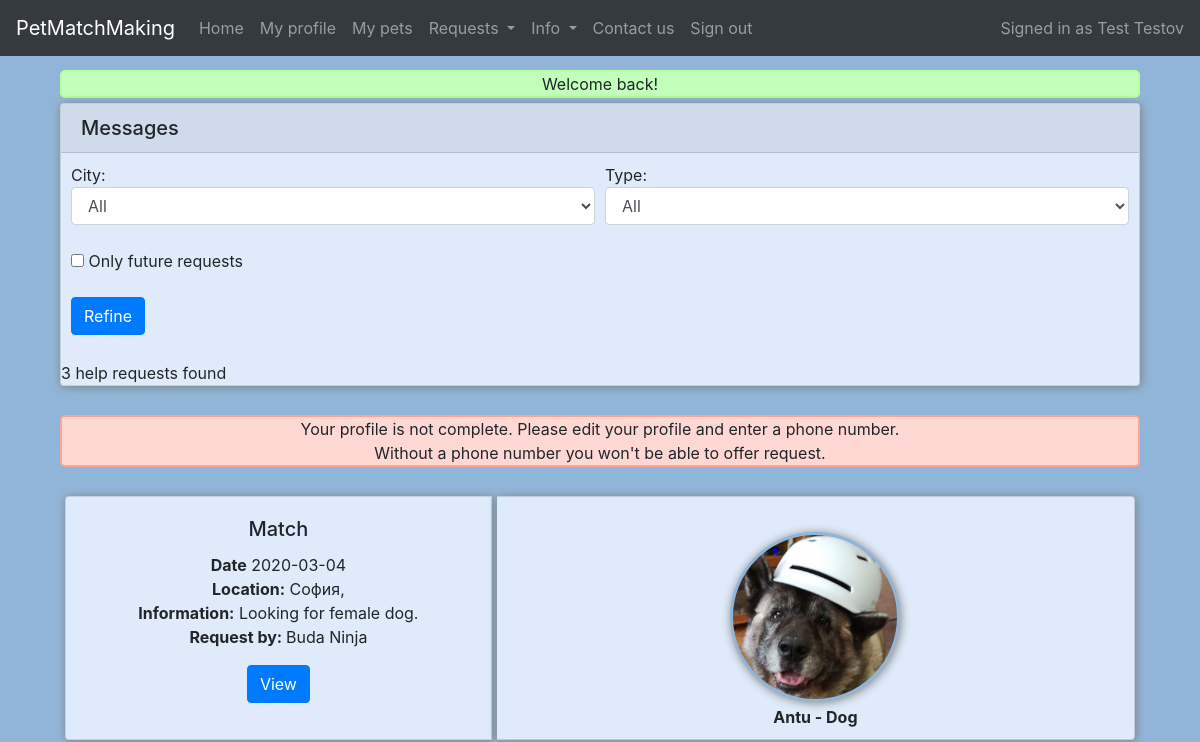
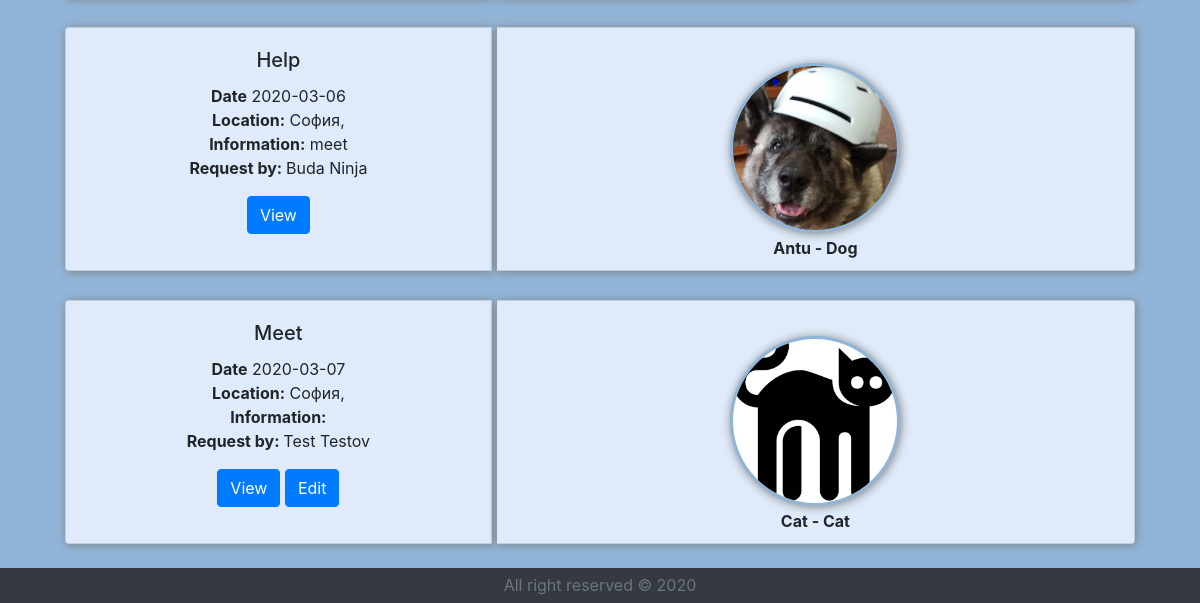
Before: /main.php (signed in) with the older database file (2 pictures, top to bottom).
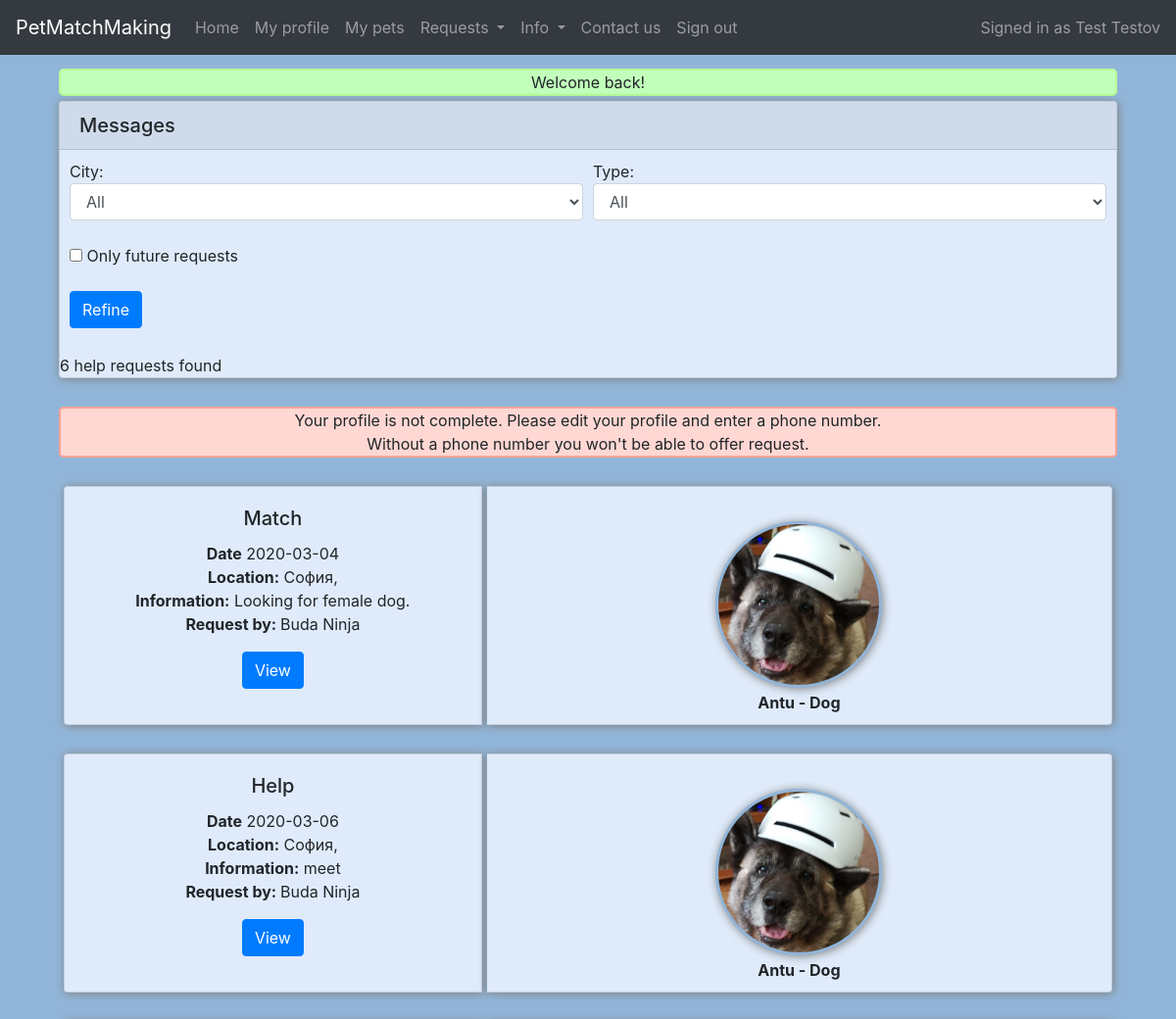
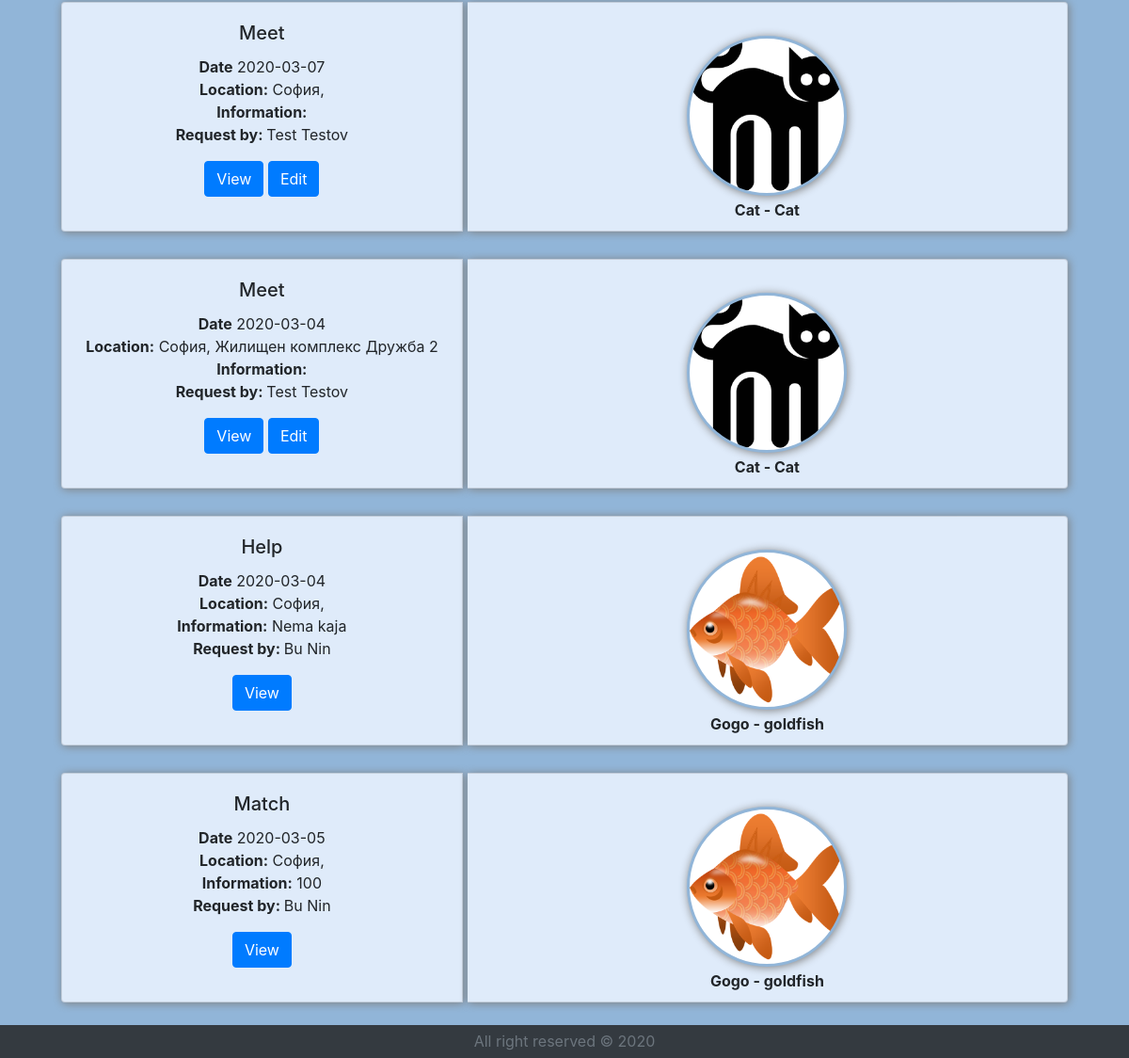
After: the same page with the newer database file (2 pictures, top to bottom).
### tables this page shows
CREATE TABLE `helprequests` (
  `helpID` int(11) NOT NULL,
  `userID` int(11) NOT NULL,
  `helpLocLat` float(10,6) NOT NULL,
  `helpLocLng` float(10,6) NOT NULL,
  `helpLocCity` varchar(64) NOT NULL,
  `helpLocStreet` varchar(64) NOT NULL,
  `helpLocNum` varchar(64) NOT NULL,
  `helpLocCountry` varchar(64) NOT NULL,
  `helpRegisterTime` datetime NOT NULL,
  `helpStartTime` datetime NOT NULL,
  `helpEndTime` datetime NOT NULL,
  `helpPayment` text NOT NULL,
  `helpAbout` text NOT NULL,
  `helpType` varchar(64) NOT NULL,
  `userPhone` varchar(64) NOT NULL,
  `helpStatus` int(11) NOT NULL
);

CREATE TABLE `users` (
  `userID` int(11) NOT NULL,
  `userEmail` varchar(64) NOT NULL,
  `userPassword` varchar(64) NOT NULL,
  `userFName` varchar(64) NOT NULL,
  `userLName` varchar(64) NOT NULL,
  `userPhone` varchar(64) NOT NULL,
  `userBirthday` date NOT NULL,
  `userAbout` text NOT NULL,
  `userRegisterTime` datetime NOT NULL,
  `userStatus` varchar(64) NOT NULL
);

CREATE TABLE `pets_helprequests` (
  `petID` int(11) NOT NULL,
  `helpID` int(11) NOT NULL,
  `userID` int(11) NOT NULL,
  `recordRegisterTime` datetime NOT NULL
);

CREATE TABLE `pets` (
  `petID` int(11) NOT NULL,
  `userID` int(11) NOT NULL,
  `petName` varchar(64) NOT NULL,
  `petType` varchar(64) NOT NULL,
  `petBirthday` date NOT NULL,
  `petSex` varchar(64) NOT NULL,
  `petFood` text NOT NULL,
  `petTemper` text NOT NULL,
  `petAbout` text NOT NULL,
  `petStatus` int(11) NOT NULL,
  `petRegisterTime` datetime NOT NULL
);

### classes/dbClassHelpRequestFunctions.php (called while the page is built, shortened)
<?php
require_once "dbClass.php";
require_once "Pet.php";
require_once "User.php";
require_once "HelpRequest.php";
class dbClassHelpRequestFunctions
{
    public function getAllActiveHelpRequests(){
        $db=new dbClass();
        return  $db->getObjectsGeneral("helprequests"," WHERE `helpStatus` = 1", "HelpRequest");
    }
}

### classes/dbClass.php (called while the page is built, shortened)
<?php
require_once "User.php";
class dbClass
{
    private $host;
    private $db;
    private $charset;
    private $user;
    private $pass;
    private $opt = array(
        PDO::ATTR_ERRMODE => PDO::ERRMODE_EXCEPTION,
        PDO::ATTR_DEFAULT_FETCH_MODE => PDO::FETCH_ASSOC
    );
    private $connection;
    public function __construct(string $host = "localhost", string $db = "petmatchdb", string $charset = "utf8", string $user = "root", string $pass = "")
    {
        $this->host = $host;
        $this->db = $db;
        $this->charset = $charset;
        $this->user = $user;
        $this->pass = $pass;
    }
    public function connect()
    {
        $dsn = "mysql:host=$this->host;dbname=$this->db;charset=$this->charset";
        $this->connection = new PDO($dsn, $this->user, $this->pass, $this->opt);
    }
    public function disconnect(){
        $this->connection = null;
    }
    public function getObjectsGeneral($table_name, $condition, $objectToFetch){
        $objArray = Array();
        $sql="SELECT * FROM `".$table_name."`".$condition;
        $result = $this->connection->query($sql);
        while ($row = $result->fetchObject($objectToFetch)){
            $objArray[] = $row;
        }
        return $objArray;
    }
    function xmlToString($htmlStr)
    {
        $xmlStr=str_replace('&lt;','<',$htmlStr);
        $xmlStr=str_replace('&gt;','>',$xmlStr);
        $xmlStr=str_replace('&quot;','"',$xmlStr);
        $xmlStr=str_replace("&#39;","'",$xmlStr);
        $xmlStr=str_replace('&amp;',"&",$xmlStr);
        return $xmlStr;
    }
    public function getPetImageLocation(Pet $p)
    {
        $location = "Images/Pets/";
        $filename = $p->getPetID().".JPG";
        if (!file_exists($location.$filename)){
            $location = "Images/Pets/General/";
            $filename = $p->getPetType().".png";
            $filename = preg_replace('/\s+/ ', '', $filename);
        }
        return $location.$filename;
    }
}

### classes/dbClassUserFunctions.php (called while the page is built, shortened)
<?php
require_once "dbClass.php";
require_once "Pet.php";
require_once "Pet_HelpRequest.php";
class dbClassUserFunctions
{
    public function getUserByID($ID){
        $db = new dbClass();
        $uArr = $db->getObjectsGeneral("users", " WHERE `userID`='".$ID."'", "User");
        $u = null;
        if ($uArr != null)
            $u = $uArr[0];
        return $u;
    }
}

### classes/User.php (called while the page is built, shortened)
<?php
require_once "dbClass.php";
class User
{
    private $userFName;
    private $userLName;
    private $userPhone;
    public function getUserFName()
    {
        $db = new dbClass();
        return $db->xmlToString($this->userFName);
    }
    public function getUserLName()
    {
        $db = new dbClass();
        return $db->xmlToString($this->userLName);
    }
    public function getUserPhone()
    {
        return $this->userPhone;
    }
}

### classes/HelpRequest.php (called while the page is built, shortened)
<?php
require_once "dbClass.php";
class HelpRequest
{
    private $helpID;
    private $userID;
    private $helpLocCity;
    private $helpLocStreet;
    private $helpStartTime;
    private $helpEndTime;
    private $helpPayment;
    private $helpType;
    public function getHelpID()
    {
        return $this->helpID;
    }
    public function getUserID()
    {
        return $this->userID;
    }
    public function getHelpLocCity()
    {
        $db = new dbClass();
        return $db->xmlToString($this->helpLocCity);
    }
    public function getHelpLocStreet()
    {
        $db = new dbClass();
        return $db->xmlToString($this->helpLocStreet);
    }
    public function getHelpStartTime()
    {
        return $this->helpStartTime;
    }
    public function getHelpEndTime()
    {
        return $this->helpEndTime;
    }
    public function getHelpPayment()
    {
        return $this->helpPayment;
    }
    public function getHelpType()
    {
        return $this->helpType;
    }
}

### classes/Pet_HelpRequest.php (called while the page is built, shortened)
<?php
class Pet_HelpRequest
{
    private $petID;
    public function getPetID()
    {
        return $this->petID;
    }
}

### classes/Pet.php (called while the page is built, shortened)
<?php
class Pet
{
    private $petID;
    private $petName;
    private $petType;
    public function getPetID()
    {
        return $this->petID;
    }
    public function getPetName()
    {
        return $this->petName;
    }
    public function getPetType()
    {
        return $this->petType;
    }
}

### HelpRequestsAll.php (the view, shortened to what the changed rows need)
<?php
require_once "classes/dbClass.php";
require_once "classes/Pet.php";
require_once "classes/HelpRequest.php";
require_once "classes/Pet_HelpRequest.php";
require_once "classes/dbClassHelpRequestFunctions.php";
require_once "classes/User.php";
require_once "classes/dbClassUserFunctions.php";
$db = new dbClass();
function selectItems($items, $selectedoption)
{
    $text = "";
    $text.="<option value='All'>All</option>\n";
    foreach($items as $k=>$v)
    {
        if ($v != "")
        {
            $text.="<option value='$v'";
            $text.=">$v</option>\n";
        }
    }
    return $text;
}
$futurechecked="";
$form_helpType="All";
$form_helpLocCity="All";
$dbhr = new dbClassHelpRequestFunctions();
if (isset($_POST['sort'])) {
    $refinementArray = array();
    if (isset($_POST['city'])) {
        $refinementArray['helpLocCity'] = $_POST['city'];
    }
    if (isset($_POST['helpType']) && $_POST['helpType'] != "All") {
        $refinementArray['helpType'] = $_POST['helpType'];
    }
    if (isset($_POST['future']))
    {
        $refinementArray['future'] = "";
    }
    $helpRequestsArr = null;
    $_SESSION['refinement'] = $refinementArray;
    $_SESSION['nextPage']="HelpRequestsAll.php";
    header("Location: main.php");
    die();
}
else{
    $helpRequestsArr = $dbhr->getAllActiveHelpRequests();
}
$cityNameArr = array();
$helpTypeArr = array();
foreach ($dbhr->getAllActiveHelpRequests() as $k=>$v)
{
    array_push($cityNameArr, $v->getHelpLocCity());
    array_push($helpTypeArr, $v->getHelpType());
}
$cityNameArr = array_unique($cityNameArr);
$helpTypeArr = array_unique($helpTypeArr);
?>
<div class='d-flex justify-content-center'>
    <div class='card' id='helpRequests-refinement'>
        <h5 class="card-header">Messages</h5>
    <form action="HelpRequestsAll.php" method="post" enctype="multipart/form-data">
        <div class="form-group" id='helpRequests-refinement-text'>
            <div class="form-row">
                <div class="col">
                    City:
                </div>
                <div class="col">
                    Type:
                </div>
            </div>
            <div class="form-row">
                <div class="col">
                    <select class="form-control" name='city'><?=selectItems($cityNameArr, $form_helpLocCity)?></select>
                </div>
                <div class="col">
                    <select class="form-control" name='helpType'><?=selectItems($helpTypeArr, $form_helpType)?></select>
                </div>
            </div>
            <br>
            <div class="form-group">
            <div class="form-row">
                <div class="col">
                    <input type="checkbox"  name="future" value="future" <?=$futurechecked?>>
                    <label>Only future requests</label>
                </div>
            </div>
            </div>
            <button type="submit" class="btn btn-primary" name="sort">Refine</button>
        </div>
    </form>
        <?php
        echo sizeof($helpRequestsArr)." help requests found";
        ?>
    </div>
</div>
<?php
$dbu = new dbClassUserFunctions();
$signedInUserPhone = $dbu->getUserByID($_SESSION['user'])->getUserPhone();
if ($signedInUserPhone == "")
    echo "<br><div class='userMessageRed'>Your profile is not complete. Please edit your profile and enter a phone number.<br> Without a phone number you won't be able to offer request.</div>";
echo "<br>";
if ($helpRequestsArr== null)
    echo "";
else
{
    foreach ($helpRequestsArr as $k)
    {
        $HRpetsArray = $db->getObjectsGeneral("pets_helprequests", " WHERE `helpID`='".$k->getHelpID()."'", "Pet_HelpRequest");
        if ($HRpetsArray == null){
            $petsInRequest="No pets in request";
        }
        else {
            $petsInRequest="<div class='card-deck'>";
            foreach ($HRpetsArray as $p_hr)
            {
                $p = $db->getObjectsGeneral("pets", " WHERE `petID`='".$p_hr->getPetID()."'", "Pet");
                $image_str = "'background-image:url(".$db->getPetImageLocation($p[0]).")';";
                $petsInRequest.="<div class='pet-img' style=$image_str><div class='pet-name'>".$p[0]->getPetName()." - ".$p[0]->getPetType()."</div></div>";
            }
            $petsInRequest.="</div>";
        }
        $u = $db->getObjectsGeneral("users", " WHERE `userID`='".$k->getUserID()."'", "User")[0];
        $userName = $u->getUserFName()." ".$u->getUserLName();
        $str="";
        $str.="<div class='d-flex justify-content-center'>";
        $str.="<div class='card-group' id='helpRequestCard'>";
            $str.="<div class='card text-center'  id='helpRequestCard-request'>";
            $str.="<div class='card-body'>";
            $str.="<h5 class='card-title'>".$k->getHelpType()."</h5>";
            $str.="<p class='card-text'>";
            $helpTimeStr="";
            if ($k->getHelpEndTime() == "0000-00-00 00:00:00"){
                if ($k->getHelpStartTime() == "0000-00-00 00:00:00"){
                    $helpTimeStr .= "<b>Time not specified</b><br>";
                }
                else
                    $helpTimeStr .= "<b>Date</b> ".substr($k->getHelpStartTime(), 0, 10)."<br>";
            }
            else
                $helpTimeStr .= "<b>Time:</b> ".substr($k->getHelpStartTime(), 0, 10)." - ".substr($k->getHelpEndTime(), 0, 10)."<br>";
            $str.=$helpTimeStr;
            $str.="<b>Location:</b> ".$k->getHelpLocCity().", ".$k->getHelpLocStreet()."<br>";
            $str.="<b>Information:</b> ".$k->getHelpPayment()."<br>";
            $str.="<b>Request by: </b>".$userName."";
            $str.="<form action='myHelpRequests.php' method=post><button type='submit' class='btn btn-primary' name='"."view".$k->getHelpID()."'>View</button>";
            if ($k->getUserID() == $_SESSION['user'])
                $str .= "  <button type='submit' class='btn btn-primary' name='" . "editHelp" . $k->getHelpID() . "'>Edit</button>";
            $str.="</form>";
            $str.="</p></div>";
            $str.="</div>";
        $str.="<div class='card text-center' id='helpRequestCard-pets'>";
        $str.="<div class='card-body mx-auto'>";
        $str.=$petsInRequest;
        $str.="</div>";
        $str.="</div>";
        $str.="</div>";
        $str.="</div><br>";
        echo $str;
    }
}
?>

Changed rows visible on the page:
added helprequests: helpType "Meet", helpStartTime "2020-03-04", helpLocCity "София", helpLocStreet "Жилищен комплекс Дружба 2", userID.userLName "Test Testov"
added pets_helprequests: petID.petName "Cat", petID.petType "Cat", shown under "Meet"
added helprequests: helpType "Help", helpStartTime "2020-03-04", helpLocCity "София", helpPayment "Nema kaja", userID.userLName "Bu Nin"
added pets_helprequests: petID.petType (picture), petID.petName "Gogo", petID.petType "goldfish", shown under "Help"
added helprequests: helpType "Match", helpStartTime "2020-03-05", helpLocCity "София", helpPayment "100", userID.userLName "Bu Nin"
added pets_helprequests: petID.petType (picture), petID.petName "Gogo", petID.petType "goldfish", shown under "Match"
Other visible differences:
sizeof($helpRequestsArr): "3" → "6"
